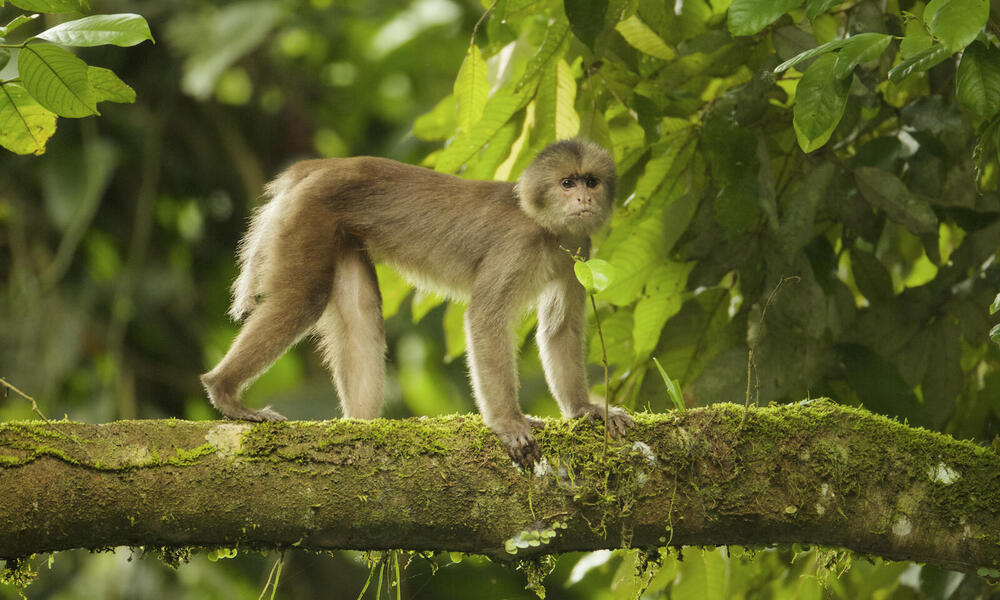
#> input picture new/images/monkey.jpg, 1000 x 600 px, found by its file name
$ python Module3.py
#> lines starting #> are read from the running program, lines starting #| are printed output that depends on the picture
import numpy as np
import matplotlib.pyplot as plt
from skimage import data, transform, io

def show_images(image_before, image_after, title_before='Before', title_after='After'):
    fig, (ax1, ax2) = plt.subplots(1, 2, figsize=(10, 5))
    ax1.imshow(image_before, cmap='gray')
    ax1.set_title(title_before)
    ax1.axis('off')
    ax2.imshow(image_after, cmap='gray')
    ax2.set_title(title_after)
    ax2.axis('off')
    plt.show()

# Load example image
image = io.imread("new\images\monkey.jpg")
#> image is the input picture: shape (600, 1000, 3); mean R, G, B 94.8, 98.4, 41.5

angle = 30
rotation_matrix = transform.AffineTransform(rotation=np.deg2rad(angle))
image_rotated = transform.warp(image, rotation_matrix)
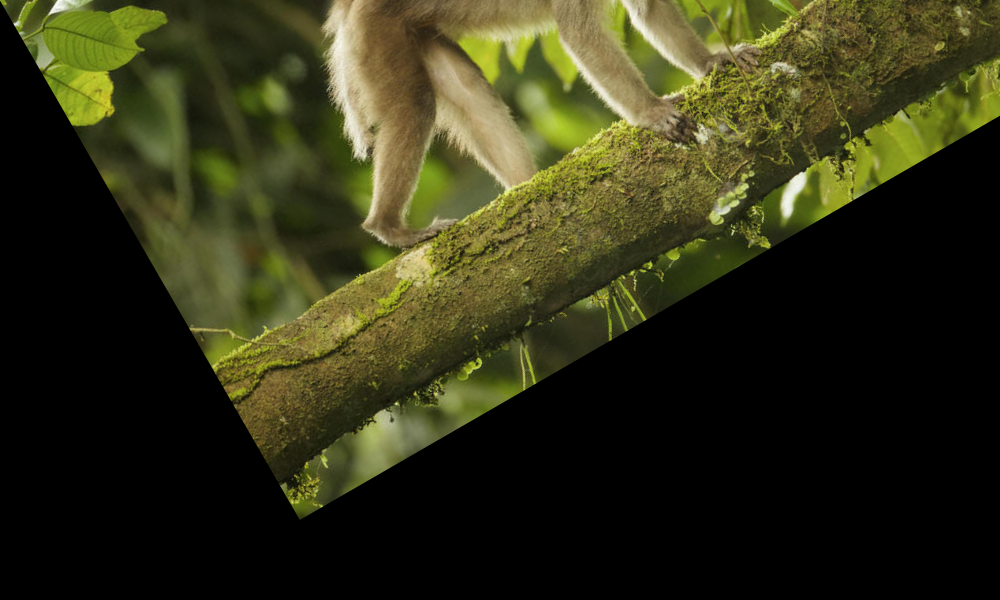
#> image_rotated: shape (600, 1000, 3) float64; mean R, G, B 0.194, 0.194, 0.0905
show_images(image, image_rotated, title_before='Original', title_after=f'Rotated by {angle} degrees')
#> in show_images, `plt.show()`:
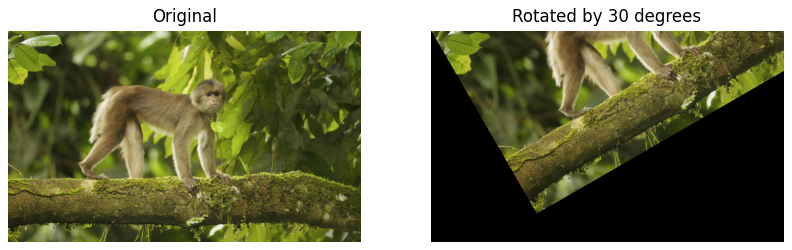
#> figure drawn by matplotlib, 2 panels

translation = (20, -10)
translation_matrix = transform.AffineTransform(translation=translation)
image_translated = transform.warp(image, translation_matrix)
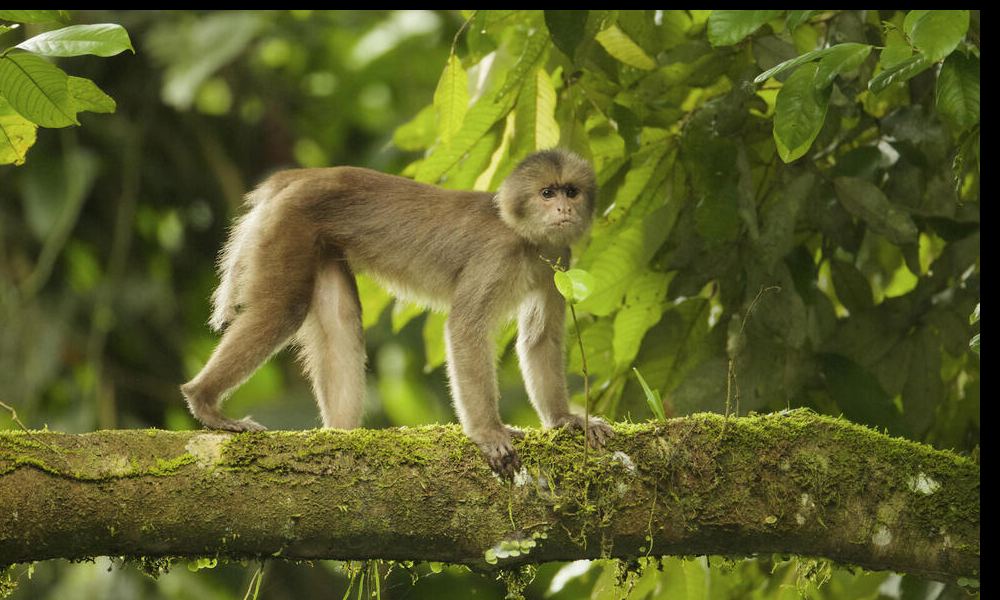
#> image_translated: shape (600, 1000, 3) float64; mean R, G, B 0.359, 0.372, 0.158
show_images(image, image_translated, title_before='Original', title_after=f'Translated by {translation}')
#> call 2 of show_images, with title_before = 'Original', title_after = 'Translated by (20, -10)'
#> in show_images (call 2), `plt.show()`:
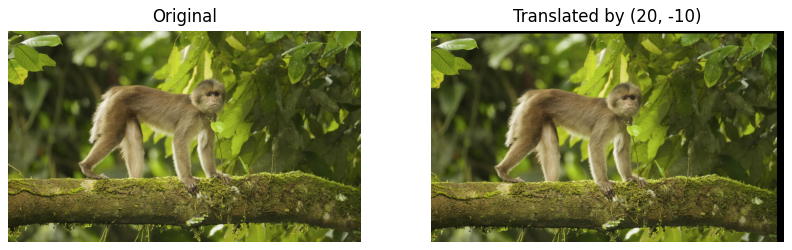
#> figure drawn by matplotlib, 2 panels

scale = (0.5, 1.5)
stretch_matrix = transform.AffineTransform(scale=scale)
image_stretched = transform.warp(image, stretch_matrix)
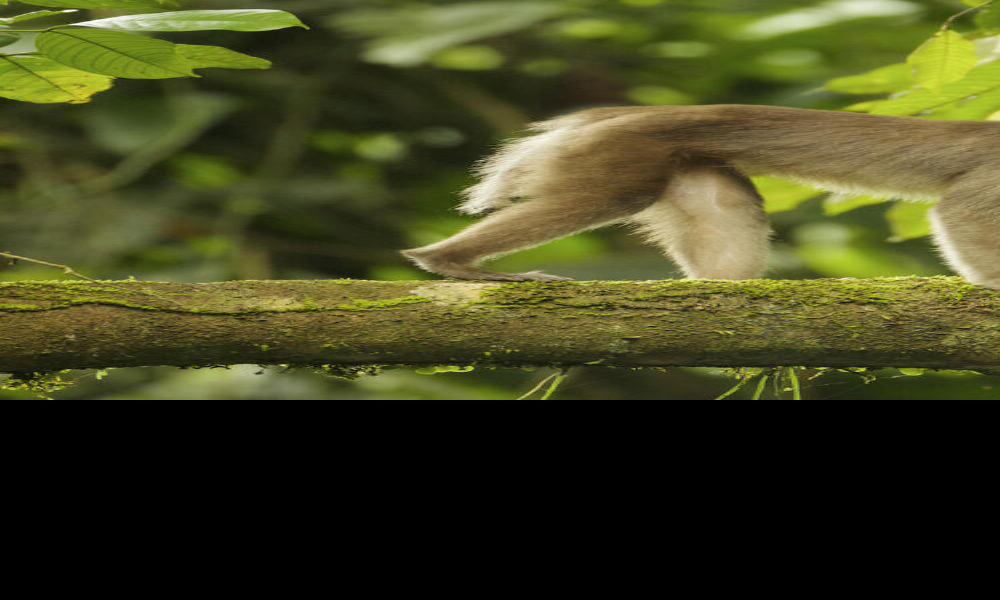
#> image_stretched: shape (600, 1000, 3) float64; mean R, G, B 0.261, 0.265, 0.124
show_images(image, image_stretched, title_before='Original', title_after=f'Stretched by {scale}')
